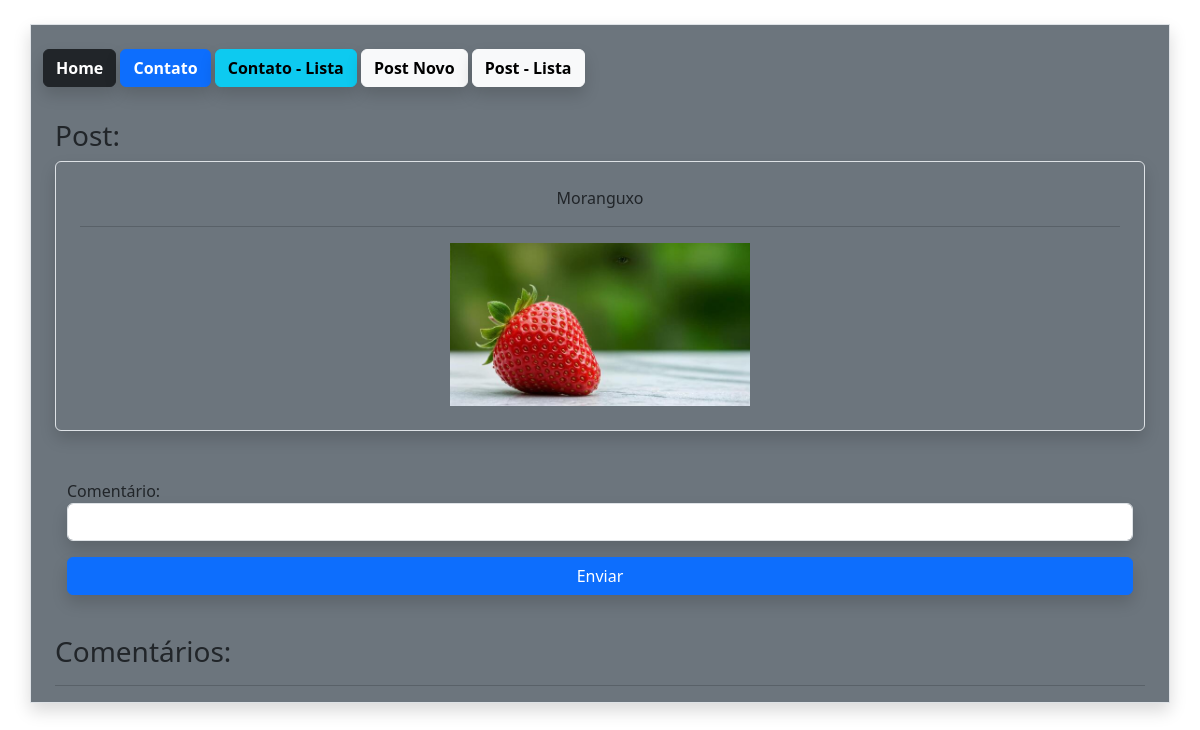
/post/1/ (signed in), run on the app's committed database.
### estudo/models.py (models this page shows, shortened)
class Post(db.Model):
    id = db.Column(db.Integer, primary_key=True)
    data_criacao = db.Column(db.DateTime, default=datetime.utcnow())
    mensagem = db.Column(db.String, nullable=True)
    imagem = db.Column(db.String, nullable=True, default='default.png')
    user_id = db.Column(db.Integer, db.ForeignKey('user.id'), nullable=True)
    comentarios = db.relationship('PostComentarios', backref='post', lazy=True)

### estudo/views.py (the view)
@app.route('/post/<int:id>/', methods=['GET','POST'])
@login_required
def PostDetail(id):
    post = Post.query.get(id)
    form = PostComentariosForm()
    if  form.validate_on_submit():
        form.save(current_user.id, id)
        return redirect(url_for('PostDetail', id=id))
    return render_template('post.html', post= post, form=form)

### estudo/forms.py (shortened to what this page needs)
class PostComentariosForm(FlaskForm):
    comentario = StringField('Comentário:', validators=[DataRequired()])
    btnSubmit = SubmitField('Enviar')

### estudo/models.py (called while the page is built)
@login_manager.user_loader
def load_user(user_id):
    return User.query.get(user_id)

### estudo/templates/post.html (shortened to what this page needs)
{% extends 'base.html' %}
{% block content%}
{% include "nav.html" %}
    <div class="container mt-4">
        <div class="row mt-4">
            <div class="col-12">
                <h3>Post:</h3>
                <div class="col-12 mb-4 border rounded p-4 shadow">
                    <p class="text-center">{{post.mensagem}}</p>
                    <hr>
                    <img src="{{ url_for('static', filename='data/post/{}'.format(post.imagem))}}" style="max-width: 300px; margin: auto; display: block;">
                </div>
        </div>
    </div>
    <div class="container mt-4">
         <form action="" method="post" class="col-12 mb-4 mt-4 ml-4">
            {{ form.comentario.label()}}
            {{ form.comentario(class="form-control shadow")}}
            {{ form.btnSubmit(class="btn btn-primary col-12  mt-3 mb-3 shadow")}}
            </form>
    </div>
    <h3>Comentários:</h3>
    <hr>
{% endblock %}

### data on the page
Post: mensagem "Moranguxo", imagem (picture)
